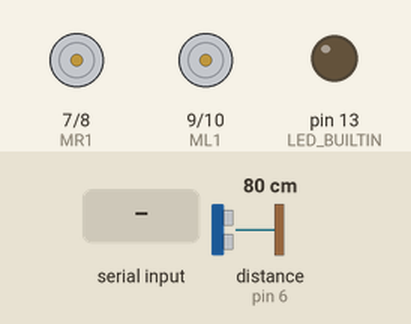
Bench run of a sketch on a simulated Arduino Uno, built with avr-gcc and run on an emulated ATmega328P. On the bench: motor-driver pin pairs drawn as motors (green arrow = first pin HIGH = forward, orange = second pin HIGH = backward, longer = more drive), output pins drawn as LEDs (lit = HIGH). Wiring (inferred from the names in the program): ultrasonic range finder: trigger pin 5; echo pin 6. The inputs (shaded band) are chosen by the test bench; at power-on: distance to the obstacle (sensor on pin 6) 80 cm. The echo pulse lasts 58.3 µs per cm; pins used as bus, display or sensor lines are not drawn.

Above: at 1.2 s.
1.3 s: "r" received over Serial
At 2.5 s:
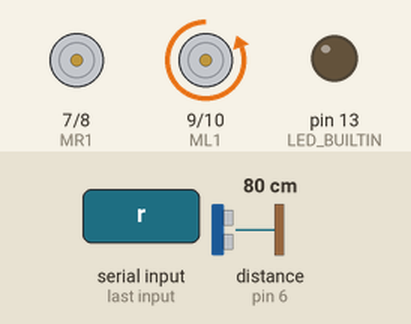
2.8 s: "l" received over Serial
At 3.7 s:
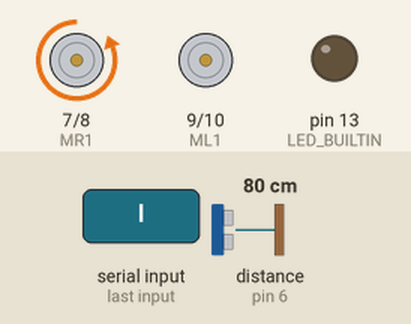
4.3 s: "f" received over Serial
At 4.8 s:
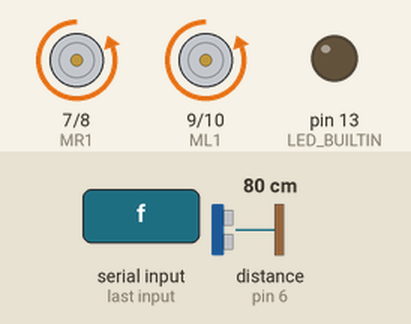
5.8 s: "s" received over Serial
At 7.1 s:
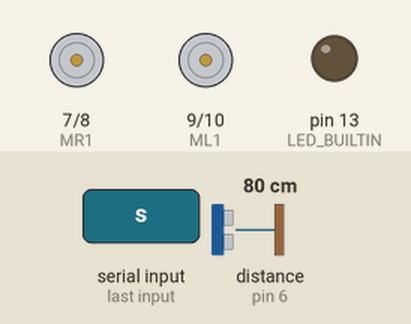
Timing chart, 0 to 8.3 s (numbered marks = the images above; inputs shaded):
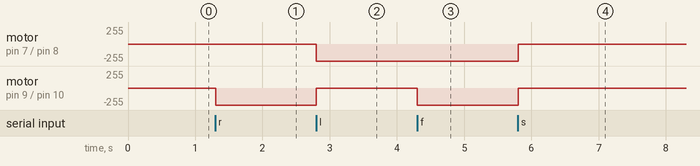

The sketch:

arduino.ino
```cpp
long duration;
int distance;
const int MR1=7, MR2=8, ML1=9, ML2=10, TRIG=5, ECHO=6 ;  // MR-right motor,ML-left motor:
char receivedChar;                               // s-stop,f-front,l=left,r=right( from eye movement):
boolean newData = false;

void setup() {
  pinMode(LED_BUILTIN,OUTPUT);
  pinMode(MR1, OUTPUT);
  pinMode(MR2, OUTPUT);
   pinMode(ML1, OUTPUT);      // declaration of all pin:
  pinMode(ML2, OUTPUT);
  pinMode(TRIG,OUTPUT);
  pinMode(ECHO,INPUT);
  Serial.begin(9600);

   //  setup code here, to run once:

}

void loop()
{
  recvOneChar();
  runNewData();
  digitalWrite(MR1,LOW);
  digitalWrite(ML1,LOW);
  digitalWrite(TRIG,LOW);
  delayMicroseconds(2);
  digitalWrite(TRIG,HIGH);
  delayMicroseconds(10);
  digitalWrite(TRIG,LOW);
    duration = pulseIn(ECHO,HIGH);
    distance = duration * 0.034 /2;

  //  main code here, to run repeatedly:
}

 void recvOneChar()
 {
  if(Serial.available()>0)
   {  receivedChar = Serial.read();   // read character recieved from laptop ( i.e s,f,l,r):
      newData = true;
   }
 }
 void runNewData()
 {
  if(newData == true)
  {
    digitalWrite(LED_BUILTIN,LOW);
    if(receivedChar=='s')           // condition for stop:
     {
//      digitalWrite(LED_BUILTIN,LOW);
      digitalWrite(ML2,LOW);
      digitalWrite(MR2,LOW);
     }

     else if(receivedChar=='r')         // contidion for turning right:
     {digitalWrite(ML2,HIGH);
      digitalWrite(MR2,LOW);
     }

     else if(receivedChar=='l')         // condition for turning left:
     {digitalWrite(ML2,LOW);
      digitalWrite(MR2,HIGH);
     }

     else if(receivedChar=='f')         // condition for moving forward:
      {
//        digitalWrite(LED_BUILTIN,HIGH);
        digitalWrite(ML2,HIGH);
        digitalWrite(MR2,HIGH);

//        if(distance < 40)            // stop if finds obstacle in front:
//          {
////             digitalWrite(ML2,LOW);
////             digitalWrite(MR2,LOW);
//          }
//        else
//          {
//             digitalWrite(ML2,HIGH);
//             digitalWrite(MR2,HIGH);
//          }
       }
       else{
        digitalWrite(ML2,LOW);
        digitalWrite(MR2,LOW);

//        digitalWrite(LED_BUILTIN,HIGH);
       }
  }
 }
```

Measured:
- after the input at 1.3 s, motor on pin 9 (ML1) / pin 10 (ML2): stopped → backward 255/255 at once
- after the input at 2.8 s, motor on pin 7 (MR1) / pin 8 (MR2): stopped → backward 255/255 at once; motor on pin 9 (ML1) / pin 10 (ML2): backward 255/255 → stopped at once
- after the input at 4.3 s, motor on pin 9 (ML1) / pin 10 (ML2): stopped → backward 255/255 at once
- after the input at 5.8 s, motor on pin 7 (MR1) / pin 8 (MR2), motor on pin 9 (ML1) / pin 10 (ML2): backward 255/255 → stopped at once
